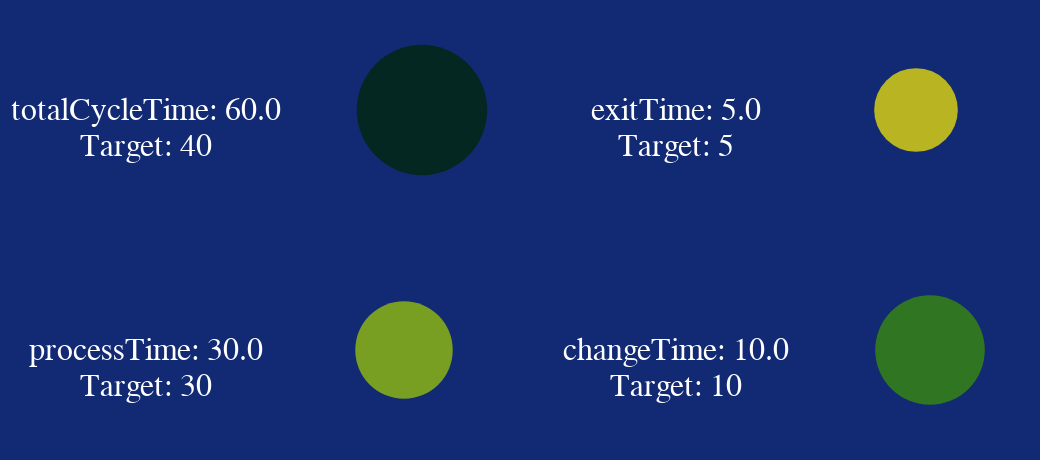

The notebook cell this image was saved under:
### Code cell
blue_mrtk = "#122973"
kpis_columns = ['shiftIdentifier', 'locationId', 'validFrom', 'validTo', 'oee','oeeSetpoint', 
                'availability', 'efficiency', 'quality', 'fpy','fpySetPoint', 'partCount',
                'partCountSetPoint', 'countNIO', 'productivity', 'station']

cycle = pd.read_json("./simulation/CycleTimes.json")
kpi =   pd.read_json("./simulation/KPI.json")


with open(f'DadosSimulados/KPICurrentShift260.json') as f:
    kpi260 = json.load(f)

kpi260["station"]=260

with open(f'DadosSimulados/TargetsExtraSim.json') as f:
    targets = json.load(f)
print(kpi.columns)
def getMetric(t,iskpi=False):
    values260 = [kpi260[d] for d in ['oee', 'fpy', 'partCount', 'countNIO', 'productivity']]
    sizes = {'oee': 3000, 'fpy': 3000, 'partCount':2200, 'countNIO':500, 'productivity':500}
    if (iskpi):
        scaleCor = alt.Scale(domain=[kpi260[d] for d in ['oee', 'fpy', 'partCount', 'countNIO', 'productivity']],range=['red', 'red', 'yellow','green', 'green'])
        scaleSize = alt.Scale(domain=[kpi260[d] for d in ['oee', 'fpy', 'partCount', 'countNIO', 'productivity']],range=[3000, 3000, 2200,5,5])
    else:
        scaleCor = alt.Scale(domain=[0,targets[t]*.95,targets[t]*1.1],range=["red", "yellow", "green"])
        scaleSize=alt.Scale(domain=[0, targets[t]], range=[3000,500] if iskpi else [500, 3000])
    
    display_title = "partCountNOK" if t == "countNIO" else t
    
    if (t in cycle.columns):
        v = cycle[t].iloc[0]
    else:
        v = kpi260[t]
        
    return (alt.Chart().mark_text(fill="white").encode(
        text=alt.value([f"{display_title}: {v}",f"Target: {targets[t]}"]),
        size=alt.value(16)
    )) | (alt.Chart().mark_circle(fill="red").encode(
        size=alt.Size(f"{t}:N" if iskpi else f"{t}:Q", scale=scaleSize) if not iskpi else alt.value(sizes[t]),
        fill=alt.Fill(f"{t}:N" if iskpi else f"{t}:Q",scale=scaleCor)
    ) + alt.Chart().mark_text(fill="white").encode(
        text=alt.Text(f"mean({t}):Q", format='.4'),
        opacity=alt.value(0)
    ))

def getOverview(t, title=""):
    return alt.Chart().mark_text(fill="white").encode(
        text=alt.value(f"{title}"),
        size=alt.value(16)
    ) & (alt.Chart().mark_circle(fill="red").encode(
        size=alt.Size(f"{t}:Q", scale=alt.Scale(range=[80,800])),
        text=alt.value(f"{title}"),
    ) + alt.Chart().mark_text(fill="white").encode(
        text=alt.Text(f"mean({t}):Q", format='.4'),
        opacity=alt.value(0)
    ))
    
def getConfigs(chart):
    return chart.configure(
        background=blue_mrtk
    ).transform_lookup(lookup="station",
        from_=alt.LookupData(data=pd.DataFrame([kpi260]).iloc[[0]], key='station', fields=list(kpis_columns))
    ).configure_axis(
        titleColor="white",
        labelColor="white",
        labelAngle=-45
    ).configure_header(
        titleColor=blue_mrtk,
        titleFontSize=14,
        labelColor=blue_mrtk,
        labelFontSize=14
    ).configure_legend(
        strokeColor='white',
        labelColor='white',
        titleColor='white',
        padding=1,
        tickCount=2,
        disable=True
    ).resolve_scale(
        fill='independent',
        size='independent'
    ).configure_view(
        strokeWidth=0,
        width=100,
        height=100
    ).transform_filter(
        "datum.station == 260"
    )

getConfigs(alt.hconcat(
    (getMetric("totalCycleTime") & getMetric("processTime")), (getMetric("exitTime") & getMetric("changeTime")),  
    data=cycle.iloc[[0]]
))

### Figure 1 — Vega-Lite specification as saved in the notebook (floating-point values rounded to 4 significant figures)
{"config": {"view": {"continuousWidth": 400, "continuousHeight": 300, "height": 100, "strokeWidth": 0, "width": 100}, "axis": {"labelAngle": -45, "labelColor": "white", "titleColor": "white"}, "background": "#122973", "header": {"labelColor": "#122973", "labelFontSize": 14, "titleColor": "#122973", "titleFontSize": 14}, "legend": {"disable": true, "labelColor": "white", "padding": 1, "strokeColor": "white", "tickCount": 2, "titleColor": "white"}}, "hconcat": [{"vconcat": [{"hconcat": [{"mark": {"type": "text", "fill": "white"}, "encoding": {"size": {"value": 16}, "text": {"value": ["totalCycleTime: 60.0", "Target: 40"]}}}, {"layer": [{"mark": {"type": "circle", "fill": "red"}, "encoding": {"fill": {"field": "totalCycleTime", "scale": {"domain": [0, 38.0, 44.0], "range": ["red", "yellow", "green"]}, "type": "quantitative"}, "size": {"field": "totalCycleTime", "scale": {"domain": [0, 40], "range": [500, 3000]}, "type": "quantitative"}}}, {"mark": {"type": "text", "fill": "white"}, "encoding": {"opacity": {"value": 0}, "text": {"aggregate": "mean", "field": "totalCycleTime", "format": ".4", "type": "quantitative"}}}]}]}, {"hconcat": [{"mark": {"type": "text", "fill": "white"}, "encoding": {"size": {"value": 16}, "text": {"value": ["processTime: 30.0", "Target: 30"]}}}, {"layer": [{"mark": {"type": "circle", "fill": "red"}, "encoding": {"fill": {"field": "processTime", "scale": {"domain": [0, 28.5, 33.0], "range": ["red", "yellow", "green"]}, "type": "quantitative"}, "size": {"field": "processTime", "scale": {"domain": [0, 30], "range": [500, 3000]}, "type": "quantitative"}}}, {"mark": {"type": "text", "fill": "white"}, "encoding": {"opacity": {"value": 0}, "text": {"aggregate": "mean", "field": "processTime", "format": ".4", "type": "quantitative"}}}]}]}]}, {"vconcat": [{"hconcat": [{"mark": {"type": "text", "fill": "white"}, "encoding": {"size": {"value": 16}, "text": {"value": ["exitTime: 5.0", "Target: 5"]}}}, {"layer": [{"mark": {"type": "circle", "fill": "red"}, "encoding": {"fill": {"field": "exitTime", "scale": {"domain": [0, 4.75, 5.5], "range": ["red", "yellow", "green"]}, "type": "quantitative"}, "size": {"field": "exitTime", "scale": {"domain": [0, 5], "range": [500, 3000]}, "type": "quantitative"}}}, {"mark": {"type": "text", "fill": "white"}, "encoding": {"opacity": {"value": 0}, "text": {"aggregate": "mean", "field": "exitTime", "format": ".4", "type": "quantitative"}}}]}]}, {"hconcat": [{"mark": {"type": "text", "fill": "white"}, "encoding": {"size": {"value": 16}, "text": {"value": ["changeTime: 10.0", "Target: 10"]}}}, {"layer": [{"mark": {"type": "circle", "fill": "red"}, "encoding": {"fill": {"field": "changeTime", "scale": {"domain": [0, 9.5, 11.0], "range": ["red", "yellow", "green"]}, "type": "quantitative"}, "size": {"field": "changeTime", "scale": {"domain": [0, 10], "range": [500, 3000]}, "type": "quantitative"}}}, {"mark": {"type": "text", "fill": "white"}, "encoding": {"opacity": {"value": 0}, "text": {"aggregate": "mean", "field": "changeTime", "format": ".4", "type": "quantitative"}}}]}]}]}], "data": {"name": "data-b73a0db957f3c2b1ca320ef900799a9a"}, "resolve": {"scale": {"fill": "independent", "size": "independent"}}, "transform": [{"lookup": "station", "from": {"data": {"name": "data-1848b79e2298e2930de38ec7bb70950a"}, "key": "station", "fields": ["shiftIdentifier", "locationId", "validFrom", "validTo", "oee", "oeeSetpoint", "availability", "efficiency", "quality", "fpy", "fpySetPoint", "partCount", "partCountSetPoint", "countNIO", "productivity", "station"]}}, {"filter": "datum.station == 260"}], "$schema": "https://vega.github.io/schema/vega-lite/v4.17.0.json", "datasets": {"data-b73a0db957f3c2b1ca320ef900799a9a": [{"reference": 10000000000.0, "serialNumber": "83700220220239999999989", "line": 10, "id": 99009, "station": 260, "timeStamp": "2023-02-22T05:45:03.138231100", "totalCycleTime": 60.0, "processTime": 30.0, "changeTime": 10.0, "exitTime": 5.0, "index": 1}], "data-1848b79e2298e2930de38ec7bb70950a": [{"shiftIdentifier": 0, "locationId": "000000000010", "validFrom": "2023-02-24T12:45:00+00:00", "validTo": "2023-02-24T13:45:00+00:00", "oee": 60, "oeeSetpoint": 100, "availability": 88.98, "efficiency": 118.3, "quality": 93.69, "fpy": 0.67, "fpySetPoint": 0.9375, "partCount": 92, "partCountSetPoint": 100, "countNIO": 0.0196, "productivity": 97, "station": 260}]}}
